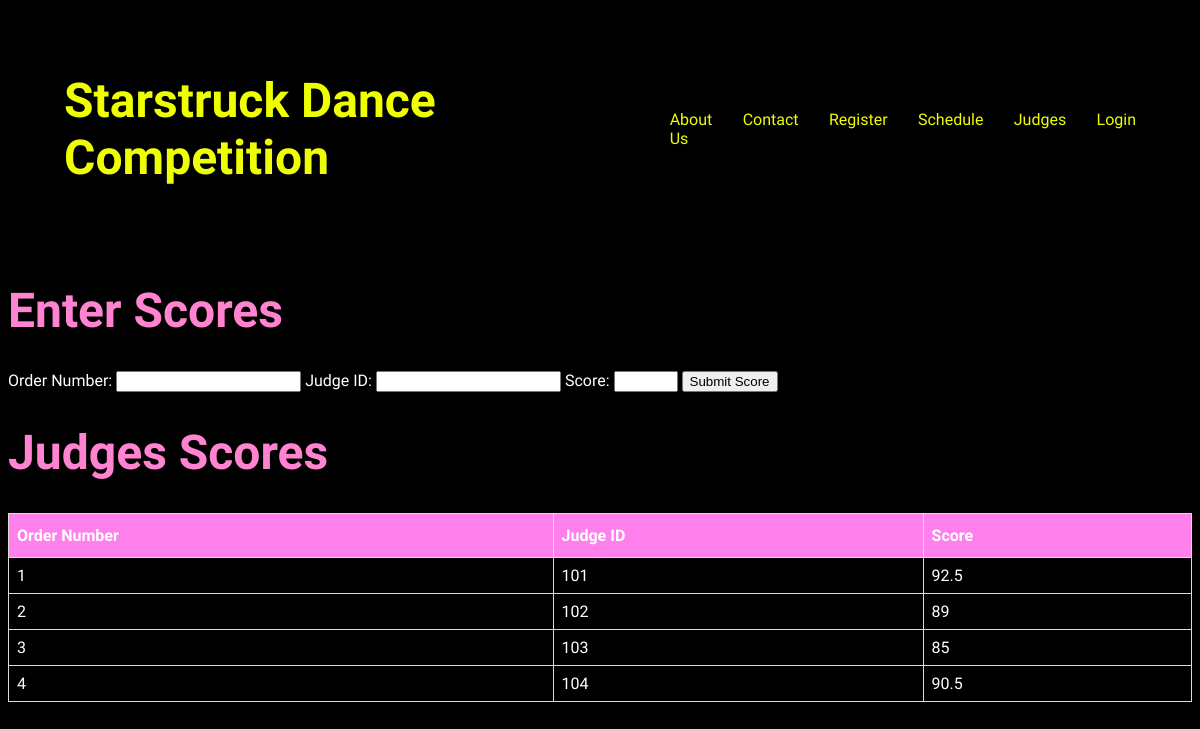
Screenshot of /judges with the database file from the repository.
### tables this page shows
CREATE TABLE Judges_Score (
    order_num INTEGER,
    judge_id INTEGER,
    score DECIMAL(5, 2),
    PRIMARY KEY (order_num, judge_id),
    FOREIGN KEY (order_num) REFERENCES Piece(order_num)
);

### starstruck.py (the view)
@app.route('/judges')
def judges():
    db = get_db()
    cursor = db.cursor()
    cursor.execute("SELECT * FROM Judges_Score")
    judges = cursor.fetchall()  # Fetches all rows from the Judges_Score table
    return render_template('judges.html', judges=judges)

### starstruck.py (called while the page is built)
def get_db():
    db = getattr(g, '_database', None)
    if db is None:
        db = g._database = sqlite3.connect(DATABASE)
    return db

@app.teardown_appcontext
def close_connection(exception):
    db = getattr(g, '_database', None)
    if db is not None:
        db.close()

### templates/judges.html (shortened to what this page needs)
<!DOCTYPE html>
<html lang="en">
  <head>
    <link rel="stylesheet" href="{{ url_for('static', filename='css/styles.css') }}">
    <link
      rel="stylesheet"
      href="https://cdnjs.cloudflare.com/ajax/libs/animate.css/4.1.1/animate.min.css"
    />
  </head>
    <nav>
        <h1>
            <a href="/">Starstruck Dance Competition</a>
        </h1>
        <ul class="navigation bar">
            <a href="about" class="nav-link">About Us</a>
            <a href="contact" class="nav-link">Contact</a>
            <a href="register_studio" class="nav-link">Register</a>
            <a href="schedule" class="nav-link">Schedule</a>
            <a href="judges" class="nav-link">Judges</a>
            <a href="login" class="nav-link">Login</a>
        </ul>
    </nav>
 <body style = "background-color: rgb(0, 0, 0);">
  <h1 style="color:rgb(255, 131, 208);">Enter Scores</h1>
    <form action="{{ url_for('add_scores') }}" method="post" style="color:rgb(255, 255, 255);">
      <label for="order_num">Order Number:</label>
        <input type="number" id="order_num" name="order_num" required>
        <label for="judge_id">Judge ID:</label>
        <input type="number" id="judge_id" name="judge_id" required>
        <label for="score">Score:</label>
        <input type="number" id="score" name="score" min="0" max="100" required>
        <input type="submit" value="Submit Score" class="btn">
    </form>
    <h1 style="color:rgb(255, 131, 208);">Judges Scores</h1>
    <table>
        <thead>
            <tr>
                <th>Order Number</th>
                <th>Judge ID</th>
                <th>Score</th>
            </tr>
        </thead>
        <tbody>
            {% for judge in judges %}
            <tr>
                <td>{{ judge[0] }}</td>
                <td>{{ judge[1] }}</td>
                <td>{{ judge[2] }}</td>
            </tr>
            {% endfor %}
        </tbody>
    </table>
</body>
</html>

### static/css/styles.css (style rules this page uses)
:root { --font-family: "Julius Sans One", regular; --normal-font: 400; --bold-font: 700; --bolder-font: 900; --bg-color: #000000; --primary-color: #eeff00; --secondary-color: #ffffff; --primary-shadow: #6a70b0; --secondary-shadow: #a1bde5; --bottom-margin: 0.5rem; --bottom-margin-2: 1rem; --line-height: 1.7rem; --transition: 0.3s; }
html { scroll-behavior: smooth; }
ul { list-style-type: none; }
a { text-decoration: none; color: var(--primary-color); }
body { font-family: var(--font-family); }
nav { position: sticky; top: 0; left: 0; z-index: 1; display: flex; align-items: center; justify-content: space-between; padding: 1.5rem 3.5rem; background-color: var(--bg-color); box-shadow: 0 3px 5px rgba(0, 0, 0, 0.1) }
nav h1 { color: var(--primary-color); }
nav a { color: var(--primary-color); transition: var(--transition); }
nav ul { display: flex; gap: 1.9rem; }

### templates/judges.html (style rules this page uses)
h1 { font-size: 48px; }
table { width: 100%; border-collapse: collapse; }
th, td { border: 1px solid #ddd; padding: 8px; color: #ffffff; }
th { padding-top: 12px; padding-bottom: 12px; text-align: left; background-color: rgb(255, 128, 234); color: white; }

### rows the page displays
Judges_Score: order_num "1", judge "101", score "92.5"
Judges_Score: order_num "2", judge "102", score "89"
Judges_Score: order_num "3", judge "103", score "85"
Judges_Score: order_num "4", judge "104", score "90.5"
